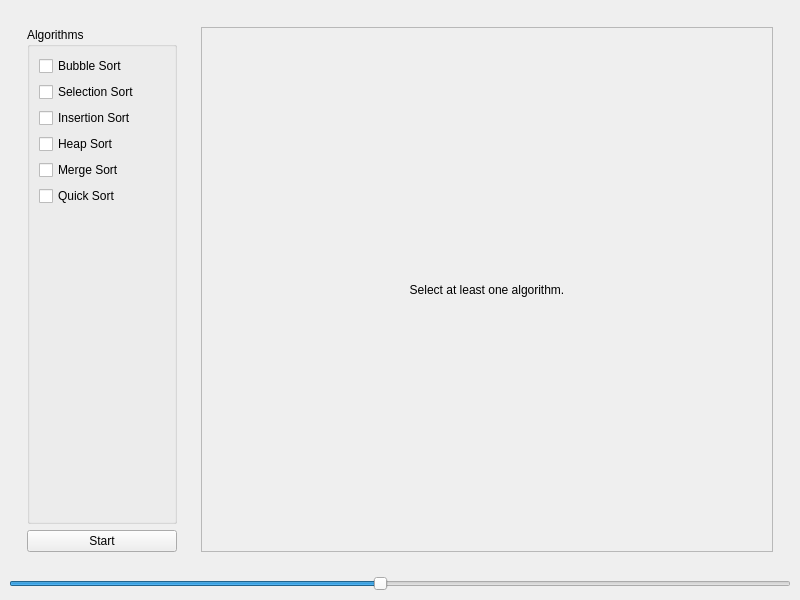
<?xml version="1.0" encoding="UTF-8"?>
<ui version="4.0">
 <class>MainWindow</class>
 <widget class="QMainWindow" name="MainWindow">
  <property name="geometry">
   <rect>
    <x>0</x>
    <y>0</y>
    <width>800</width>
    <height>600</height>
   </rect>
  </property>
  <property name="windowTitle">
   <string>SortingViewer</string>
  </property>
  <property name="windowIcon">
   <iconset resource="res/res.qrc">
    <normaloff>:/icon.png</normaloff>:/icon.png</iconset>
  </property>
  <widget class="QWidget" name="centralwidget">
   <layout class="QVBoxLayout" name="verticalLayout_5">
    <item>
     <widget class="QWidget" name="widget" native="true">
      <layout class="QHBoxLayout" name="horizontalLayout">
       <item>
        <widget class="QWidget" name="settings" native="true">
         <property name="sizePolicy">
          <sizepolicy hsizetype="Maximum" vsizetype="Preferred">
           <horstretch>0</horstretch>
           <verstretch>0</verstretch>
          </sizepolicy>
         </property>
         <layout class="QVBoxLayout" name="verticalLayout">
          <item>
           <widget class="QGroupBox" name="groupBox_2">
            <property name="sizePolicy">
             <sizepolicy hsizetype="Preferred" vsizetype="Expanding">
              <horstretch>0</horstretch>
              <verstretch>0</verstretch>
             </sizepolicy>
            </property>
            <property name="minimumSize">
             <size>
              <width>150</width>
              <height>0</height>
             </size>
            </property>
            <property name="title">
             <string>Algorithms</string>
            </property>
            <layout class="QVBoxLayout" name="verticalLayout_2">
             <item>
              <widget class="QCheckBox" name="bubblesort">
               <property name="text">
                <string>Bubble Sort</string>
               </property>
              </widget>
             </item>
             <item>
              <widget class="QCheckBox" name="selectionsort">
               <property name="text">
                <string>Selection Sort</string>
               </property>
              </widget>
             </item>
             <item>
              <widget class="QCheckBox" name="insertionsort">
               <property name="text">
                <string>Insertion Sort</string>
               </property>
              </widget>
             </item>
             <item>
              <widget class="QCheckBox" name="heapsort">
               <property name="text">
                <string>Heap Sort</string>
               </property>
              </widget>
             </item>
             <item>
              <widget class="QCheckBox" name="mergesort">
               <property name="text">
                <string>Merge Sort</string>
               </property>
              </widget>
             </item>
             <item>
              <widget class="QCheckBox" name="quicksort">
               <property name="text">
                <string>Quick Sort</string>
               </property>
              </widget>
             </item>
             <item>
              <spacer name="verticalSpacer">
               <property name="orientation">
                <enum>Qt::Vertical</enum>
               </property>
               <property name="sizeHint" stdset="0">
                <size>
                 <width>20</width>
                 <height>40</height>
                </size>
               </property>
              </spacer>
             </item>
            </layout>
           </widget>
          </item>
          <item>
           <widget class="QPushButton" name="start_pushButton">
            <property name="text">
             <string>Start</string>
            </property>
           </widget>
          </item>
         </layout>
        </widget>
       </item>
       <item>
        <widget class="QWidget" name="charts_t" native="true">
         <layout class="QVBoxLayout" name="verticalLayout_3">
          <item>
           <widget class="QScrollArea" name="scrollArea">
            <property name="widgetResizable">
             <bool>true</bool>
            </property>
            <widget class="QWidget" name="charts">
             <property name="geometry">
              <rect>
               <x>0</x>
               <y>0</y>
               <width>570</width>
               <height>523</height>
              </rect>
             </property>
             <layout class="QVBoxLayout" name="verticalLayout_4">
              <property name="spacing">
               <number>6</number>
              </property>
              <property name="leftMargin">
               <number>8</number>
              </property>
              <property name="topMargin">
               <number>8</number>
              </property>
              <property name="rightMargin">
               <number>8</number>
              </property>
              <property name="bottomMargin">
               <number>8</number>
              </property>
              <item>
               <widget class="QLabel" name="notice_label">
                <property name="text">
                 <string>Select at least one algorithm.</string>
                </property>
                <property name="alignment">
                 <set>Qt::AlignCenter</set>
                </property>
               </widget>
              </item>
             </layout>
            </widget>
           </widget>
          </item>
         </layout>
        </widget>
       </item>
      </layout>
     </widget>
    </item>
    <item>
     <widget class="QSlider" name="horizontalSlider">
      <property name="minimum">
       <number>20</number>
      </property>
      <property name="maximum">
       <number>800</number>
      </property>
      <property name="singleStep">
       <number>5</number>
      </property>
      <property name="value">
       <number>390</number>
      </property>
      <property name="orientation">
       <enum>Qt::Horizontal</enum>
      </property>
     </widget>
    </item>
   </layout>
  </widget>
 </widget>
 <resources>
  <include location="res/res.qrc"/>
 </resources>
 <connections/>
</ui>
